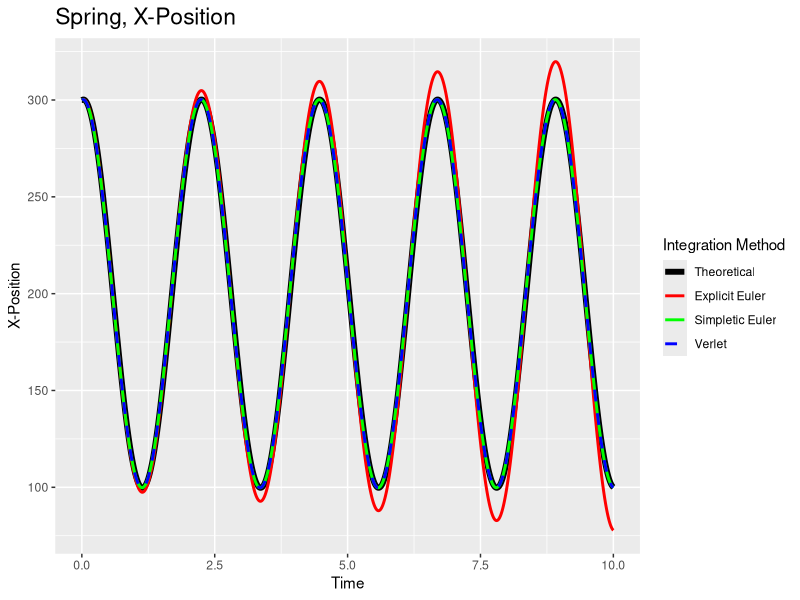
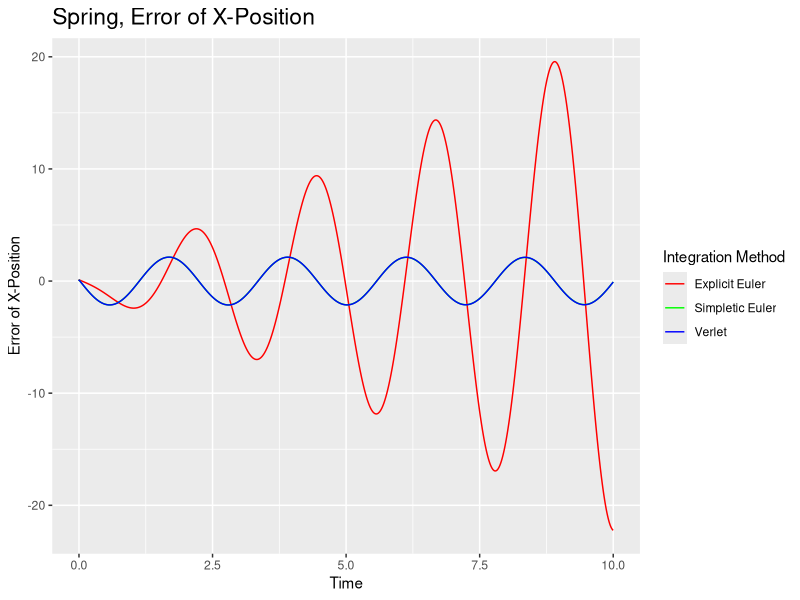
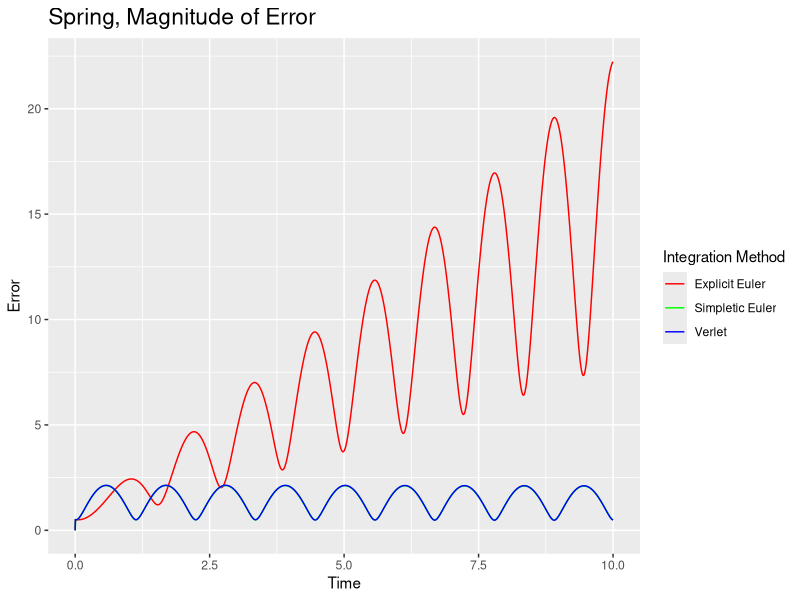
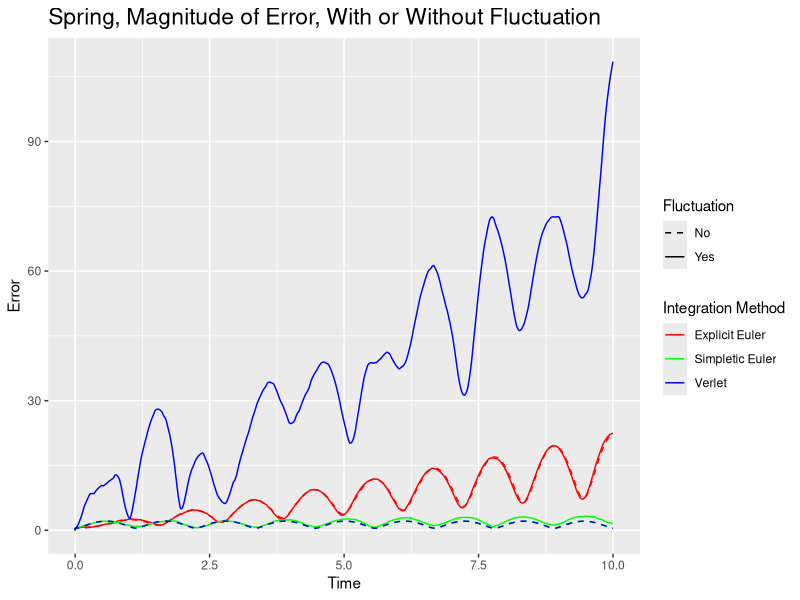
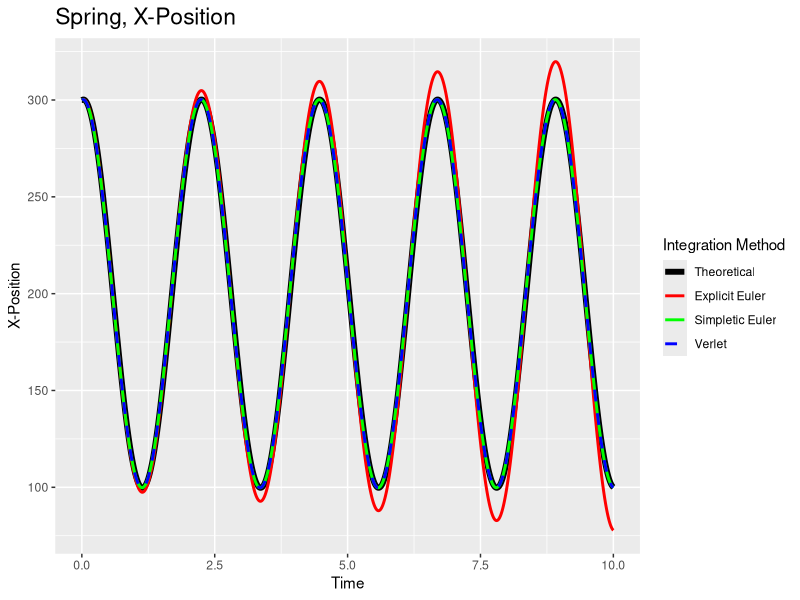
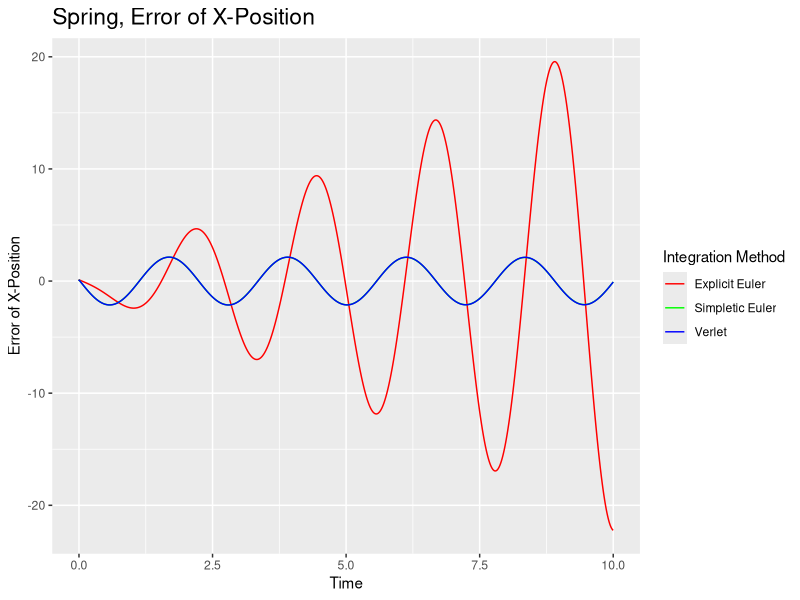
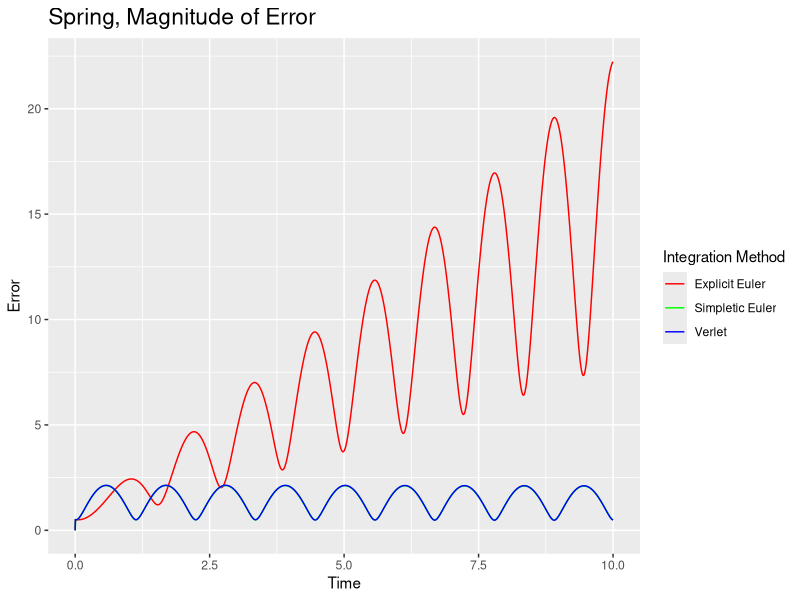
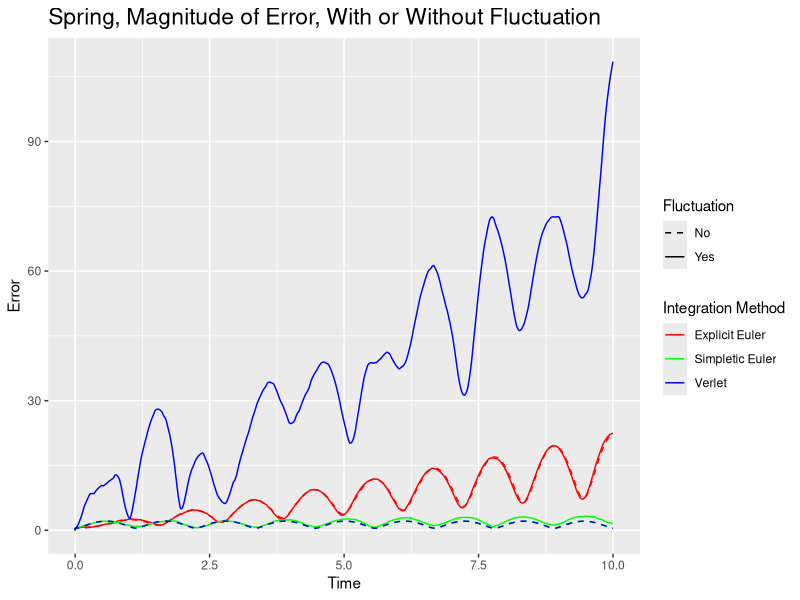

Source code (R) for these figures, in order:
library(ggplot2)
library(tidyverse)

### No Fluctuation

## xpos
xpos <- read.csv("no_fluctuation/x_pos.csv")
head(xpos)

# Simple plotting
# Preparing data
tidy.x <- xpos %>%
  select(Time, Actual, Explicit.Euler, Simpletic.Euler, Verlet) %>%
  gather(key = "integration_method", value = "x", -Time)
head(tidy.x)

# Plotting graph
ggplot(tidy.x, aes(x = Time, y = x)) +
  geom_line(aes(color = integration_method,
                size = integration_method,
                linetype = integration_method)) +
  scale_color_manual(values = c("black",
                                "red",
                                "green",
                                "blue"),
                     limits = c("Actual",
                                "Explicit.Euler",
                                "Simpletic.Euler",
                                "Verlet"),
                     labels = c("Theoretical",
                                "Explicit Euler",
                                "Simpletic Euler",
                                "Verlet")) +
  scale_size_manual(values = c(2, 1, 1, 1, 1),
                    limits = c("Actual",
                               "Explicit.Euler",
                               "Simpletic.Euler",
                               "Verlet"),
                    labels = c("Theoretical",
                               "Explicit Euler",
                               "Simpletic Euler",
                               "Verlet")) +
  scale_linetype_manual(values = c("solid",
                                   "solid",
                                   "solid",
                                   "dashed"),
                        limits = c("Actual",
                                   "Explicit.Euler",
                                   "Simpletic.Euler",
                                   "Verlet"),
                        labels = c("Theoretical",
                                   "Explicit Euler",
                                   "Simpletic Euler",
                                   "Verlet")) +
  ggtitle("Spring, X-Position") +
  labs(x = "Time",
       y = "X-Position",
       color = "Integration Method",
       size = "Integration Method",
       linetype = "Integration Method") +
  theme(plot.title = element_text(size = rel(1.5)))

# Saving as PDF
ggsave("x_plot.pdf", width = 24, height = 18, units = "cm")

# Plotting error
# Preparing data
x.error <- data.frame(xpos$Time)
names(x.error) <- "Time"
x.error$Explicit.Euler <- xpos$Explicit.Euler - xpos$Actual
x.error$Simpletic.Euler <- xpos$Simpletic.Euler - xpos$Actual
x.error$Verlet <- xpos$Verlet - xpos$Actual
head(x.error)

tidy.x.error <- x.error %>%
  select(Time, Explicit.Euler, Simpletic.Euler, Verlet) %>%
  gather(key = "integration_method", value = "x", -Time)
head(tidy.x.error)

# Plotting graph
ggplot(tidy.x.error, aes(x = Time, y = x)) +
  geom_line(aes(color = integration_method)) +
  scale_color_manual(values = c("red",
                                "green",
                                "blue"),
                     limits = c("Explicit.Euler",
                                "Simpletic.Euler",
                                "Verlet"),
                     labels = c("Explicit Euler",
                                "Simpletic Euler",
                                "Verlet")) +
  ggtitle("Spring, Error of X-Position") +
  labs(x = "Time",
       y = "Error of X-Position",
       color = "Integration Method") +
  theme(plot.title = element_text(size = rel(1.5)))

# Saving as PDF
ggsave("x_error_plot.pdf", width = 24, height = 18, units = "cm")

## Error magnitude
ypos <- read.csv("no_fluctuation/y_pos.csv")
head(ypos)
y.error <- data.frame(ypos$Time)
names(y.error) <- "Time"
y.error$Explicit.Euler <- ypos$Explicit.Euler - ypos$Actual
y.error$Simpletic.Euler <- ypos$Simpletic.Euler - ypos$Actual
y.error$Verlet <- ypos$Verlet - ypos$Actual
head(y.error)

error.mag <- data.frame(x.error$Time)
names(error.mag) <- "Time"
error.mag$Explicit.Euler <- sqrt(x.error$Explicit.Euler^2 + y.error$Explicit.Euler^2)
error.mag$Simpletic.Euler <- sqrt(x.error$Simpletic.Euler^2 + y.error$Simpletic.Euler^2)
error.mag$Verlet <- sqrt(x.error$Verlet^2 + y.error$Verlet^2)
head(error.mag)

# Preparing data
tidy.error.mag <- error.mag %>%
  select(Time, Explicit.Euler, Simpletic.Euler, Verlet) %>%
  gather(key = "integration_method", value = "error", -Time)
head(tidy.error.mag)

# Plotting graph
ggplot(tidy.error.mag, aes(x = Time, y = error)) +
  geom_line(aes(color = integration_method)) +
  scale_color_manual(values = c("red",
                                "green",
                                "blue"),
                     limits = c("Explicit.Euler",
                                "Simpletic.Euler",
                                "Verlet"),
                     labels = c("Explicit Euler",
                                "Simpletic Euler",
                                "Verlet")) +
  ggtitle("Spring, Magnitude of Error") +
  labs(x = "Time",
       y = "Error",
       color = "Integration Method") +
  theme(plot.title = element_text(size = rel(1.5)))

# Saving as PDF
ggsave("error_plot.pdf", width = 24, height = 18, units = "cm")

#####################################################

### Fluctuation

## Particle 1
fluc.xpos <- read.csv("fluctuation/x_pos.csv")
fluc.ypos <- read.csv("fluctuation/y_pos.csv")
fluc.error.mag <- data.frame(fluc.xpos$Time)
names(fluc.error.mag) <- "Time"
fluc.error.mag$Explicit.Euler <- sqrt((fluc.xpos$Explicit.Euler - fluc.xpos$Actual)^2
                                       + (fluc.ypos$Explicit.Euler - fluc.ypos$Actual)^2)
fluc.error.mag$Simpletic.Euler <- sqrt((fluc.xpos$Simpletic.Euler - fluc.xpos$Actual)^2
                                        + (fluc.ypos$Simpletic.Euler - fluc.ypos$Actual)^2)
fluc.error.mag$Verlet <- sqrt((fluc.xpos$Verlet - fluc.xpos$Actual)^2
                               + (fluc.ypos$Verlet - fluc.ypos$Actual)^2)
head(fluc.error.mag)

# Data Preparation
error.mag$Fluctuation <- rep(FALSE, length(error.mag$Time))
fluc.error.mag$Fluctuation <- rep(TRUE, length(fluc.error.mag$Time))
all.error.mag <- rbind(error.mag, fluc.error.mag)
head(all.error.mag)

tidy.all.error.mag <- all.error.mag %>%
  gather(key = "integration_method", value = "error", -Time, -Fluctuation)
head(tidy.all.error.mag)

# Plotting graph
ggplot(tidy.all.error.mag, aes(x = Time, y = error)) +
  geom_line(aes(color = integration_method,
                linetype = Fluctuation)) +
  scale_color_manual(values = c("red",
                                "green",
                                "blue"),
                     limits = c("Explicit.Euler",
                                "Simpletic.Euler",
                                "Verlet"),
                     labels = c("Explicit Euler",
                                "Simpletic Euler",
                                "Verlet")) +
  scale_linetype_manual(values = c("dashed",
                                "solid"),
                     limits = c(FALSE,
                                TRUE),
                     labels = c("No",
                                "Yes")) +
  ggtitle("Spring, Magnitude of Error, With or Without Fluctuation") +
  labs(x = "Time",
       y = "Error",
       color = "Integration Method",
       linetype = "Fluctuation") +
  theme(plot.title = element_text(size = rel(1.5)))

# Saving as PDF
ggsave("all_error_plot.pdf", width = 24, height = 18, units = "cm")










